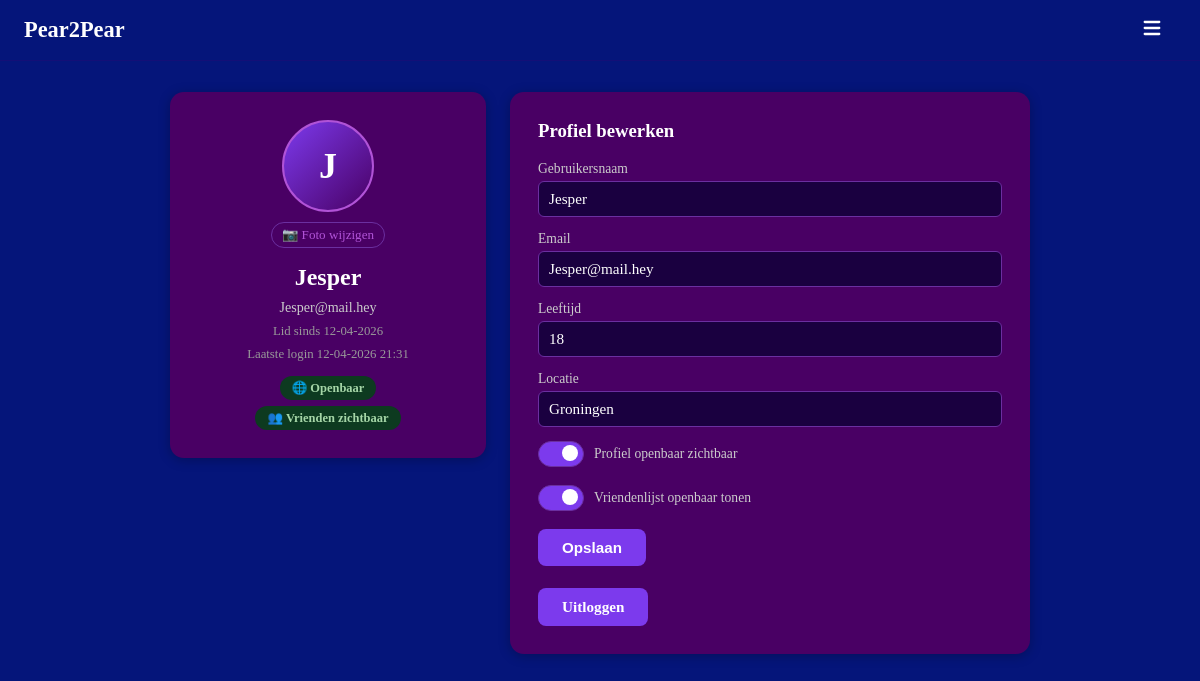
Before: /account (signed in) with the older database file.
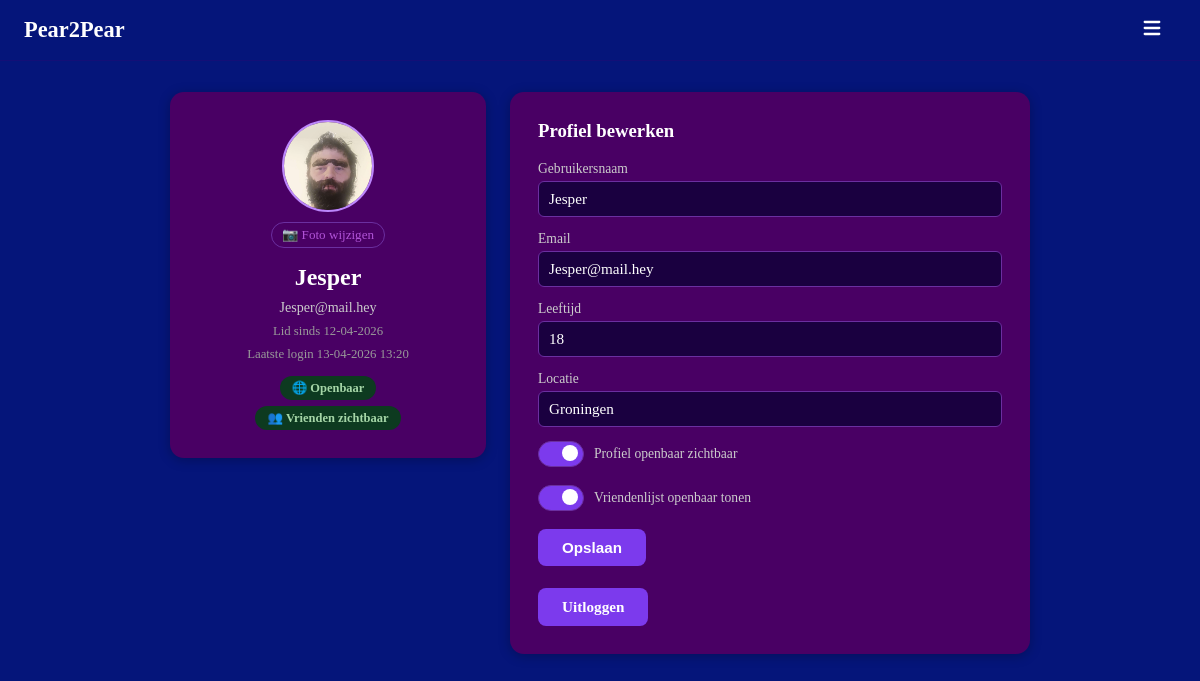
After: the same page with the newer database file.
### models.py (models this page shows, shortened)
class User(UserMixin, db.Model):
    __tablename__ = "users"
    id            = db.Column(db.Integer, primary_key=True)
    username      = db.Column(db.String(30),  unique=True, nullable=False, index=True)
    email         = db.Column(db.String(120), unique=True, nullable=False, index=True)
    password_hash = db.Column(db.String(256), nullable=False)
    created_at    = db.Column(db.DateTime, default=datetime.utcnow, nullable=False)
    last_login    = db.Column(db.DateTime, default=datetime.utcnow, nullable=False)
    age            = db.Column(db.Integer,     nullable=True)
    avatar         = db.Column(db.String(200),   nullable=True)
    location       = db.Column(db.String(100), nullable=True)
    is_public      = db.Column(db.Boolean, default=True,  nullable=False)
    friends_public = db.Column(db.Boolean, default=False, nullable=False)
    sent_requests     = db.relationship("Friendship", foreign_keys=[Friendship.from_id], backref="from_user", lazy="dynamic")
    received_requests = db.relationship("Friendship", foreign_keys=[Friendship.to_id],   backref="to_user",   lazy="dynamic")
    notifications     = db.relationship("Notification", foreign_keys=[Notification.user_id], backref="owner", lazy="dynamic", order_by=Notification.created_at.desc())
    def pending_received(self):
        reqs = Friendship.query.filter_by(to_id=self.id, status="pending").all()
        return User.query.filter(User.id.in_([r.from_id for r in reqs])).all()
    def unread_message_count(self):
        return Message.query.filter_by(receiver_id=self.id, read=False).count()
    def unread_notification_count(self):
        return Notification.query.filter_by(user_id=self.id, read=False).count()
    def total_inbox_count(self):
        return self.unread_message_count() + self.unread_notification_count()

### main.py (the view, shortened to what this page needs)
    @app.route("/account", methods=["GET", "POST"])
    @login_required
    def account():
        form = EditProfileForm(
            current_user_id=current_user.id,
            data={
                "username":       current_user.username,
                "email":          current_user.email,
                "age":            current_user.age,
                "location":       current_user.location,
                "is_public":      current_user.is_public,
                "friends_public": current_user.friends_public,
            }
        )
        return render_template("account.html", user=current_user, form=form)

### main.py (shortened to what this page needs)
class EditProfileForm(FlaskForm):
    username       = StringField("Gebruikersnaam", validators=[DataRequired(), Length(min=3, max=30)])
    email          = StringField("Email",         validators=[DataRequired(), Email()])
    age            = IntegerField("Leeftijd",       validators=[Optional(), NumberRange(min=1, max=120)])
    location       = StringField("Locatie",         validators=[Optional(), Length(max=100)])
    is_public      = BooleanField("Profiel openbaar")
    friends_public = BooleanField("Vriendenlijst openbaar")
    submit         = SubmitField("Opslaan")
    def __init__(self, current_user_id, *args, **kwargs):
        super().__init__(*args, **kwargs)
        self._current_user_id = current_user_id

### templates/account.html (shortened to what this page needs)
{% extends "base.html" %}
{% from "macros.html" import avatar %}
{% block content %}
<div class="account-page">
    <div class="box account-info">
        <div class="center">
            {{ avatar(user, size=88) }}
            <form method="POST" action="/account/avatar" enctype="multipart/form-data" style="margin:10px 0 4px;">
                <label class="avatar-upload-label" title="Profielfoto wijzigen">
                    📷 Foto wijzigen
                </label>
            </form>
            <h2>{{ user.username }}</h2>
            <p>{{ user.email }}</p>
            <p class="account-meta">Lid sinds {{ user.created_at.strftime('%d-%m-%Y') }}</p>
            <p class="account-meta">Laatste login {{ user.last_login.strftime('%d-%m-%Y %H:%M') }}</p>
            <span class="account-badge {% if user.is_public %}badge--public{% else %}badge--private{% endif %}">
                {% if user.is_public %}🌐 Openbaar{% else %}🔒 Privé{% endif %}
            </span>
            {% if user.friends_public %}
            <span class="account-badge badge--public" style="margin-top:6px;">👥 Vrienden zichtbaar</span>
            {% endif %}
        </div>
    </div>
    <div class="box account-edit">
        <h3>Profiel bewerken</h3>
        <form method="POST" action="/account">
            <div class="field">
                {{ form.username.label }}
                {{ form.username() }}
            </div>
            <div class="field">
                {{ form.email.label }}
                {{ form.email() }}
            </div>
            <div class="field">
                {{ form.age.label }}
                {{ form.age(placeholder="Jouw leeftijd") }}
            </div>
            <div class="field">
                {{ form.location.label }}
                {{ form.location(placeholder="Stad, land …") }}
            </div>
            <div class="field toggle-row">
                <label for="is_public" class="toggle-label">
                    <span class="toggle-track"><span class="toggle-thumb"></span></span>
                    Profiel openbaar zichtbaar
                </label>
            </div>
            <div class="field toggle-row">
                <label for="friends_public" class="toggle-label">
                    <span class="toggle-track"><span class="toggle-thumb"></span></span>
                    Vriendenlijst openbaar tonen
                </label>
            </div>
            <div class="field">
                {{ form.submit(class="btn") }}
            </div>
        </form>
        <a href="/logout" class="btn btn--outline" style="margin-top:8px;display:inline-block;">Uitloggen</a>
    </div>
</div>
{% endblock %}

### templates/macros.html
{% macro avatar(user, size=48, cls="") %}
{% if user.avatar %}
<img src="/static/avatars/{{ user.avatar }}"
     alt="{{ user.username }}"
     class="avatar-img {{ cls }}"
     style="width:{{ size }}px;height:{{ size }}px;border-radius:50%;object-fit:cover;border:2px solid #bb86fc;">
{% else %}
<div class="avatar-placeholder {{ cls }}"
     style="width:{{ size }}px;height:{{ size }}px;font-size:{{ (size * 0.42)|int }}px;">
  {{ user.username[0].upper() }}
</div>
{% endif %}
{% endmacro %}

Changed rows visible on the page:
changed User "Jesper": avatar: picture added; last_login "12-04-2026 21:31" → "13-04-2026 13:20"; username "J" → (not shown)
